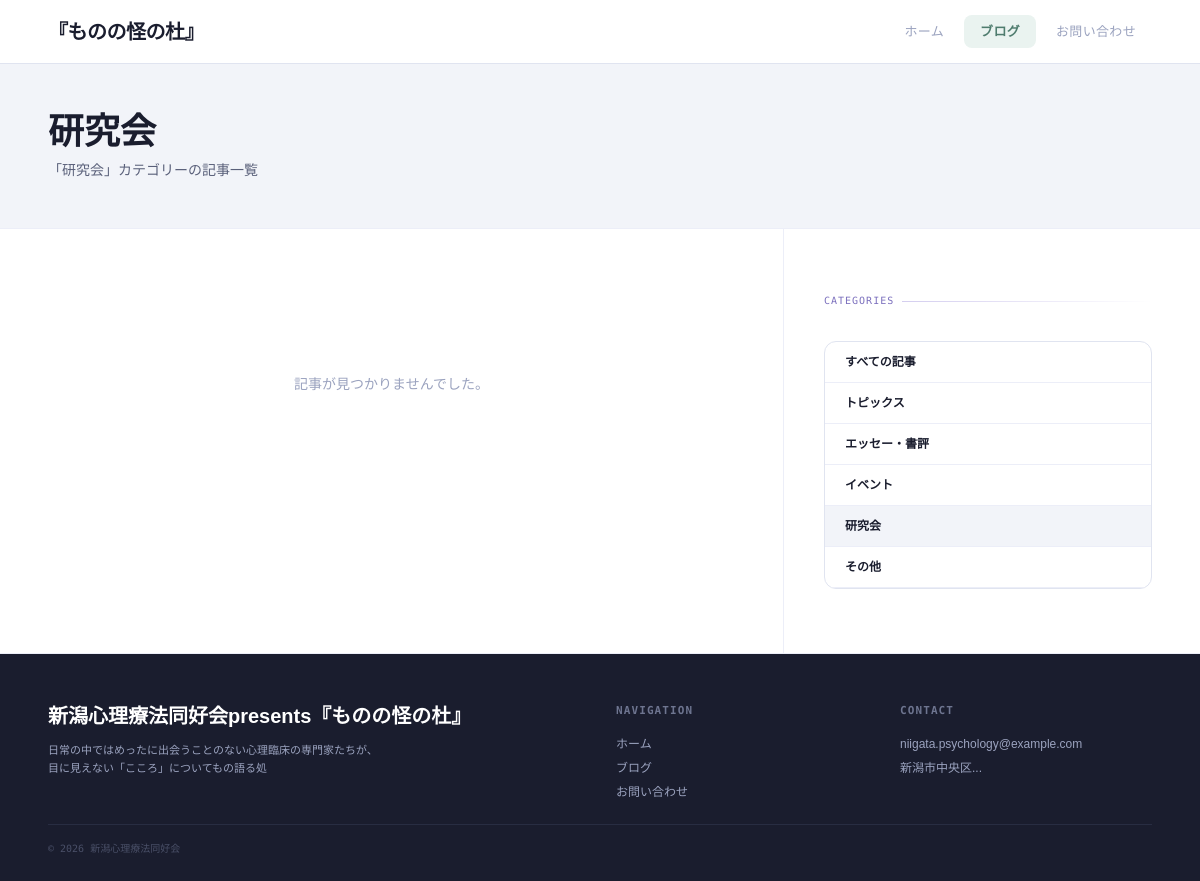
Page /blog?category=study on the committed database.
### app/models.py (models this page shows, shortened)
class Category(db.Model):
    __tablename__ = 'categories'
    id = db.Column(db.Integer, primary_key=True, autoincrement=True)
    name = db.Column(db.Text, nullable=False)
    slug = db.Column(db.Text, nullable=False, unique=True)
    created_at = db.Column(db.DateTime, default=datetime.utcnow)
    posts = db.relationship('Post', backref='category', lazy=True)

### app/blueprints/main/routes.py (the view)
@main_bp.route('/blog')
def blog_list():
    page = request.args.get('page', 1, type=int)
    category_slug = request.args.get('category')
    now_jst = _now_jst()
    query = Post.query.filter(Post.published_at <= now_jst)
    current_category = None
    if category_slug:
        current_category = Category.query.filter_by(slug=category_slug).first()
        if current_category:
            query = query.filter_by(category_id=current_category.id)
    pagination = query.order_by(Post.published_at.desc()).paginate(page=page, per_page=10, error_out=False)
    posts = pagination.items
    categories = Category.query.all()
    return render_template('main/blog_list.html',
                         title='ブログ記事一覧',
                         posts=posts,
                         pagination=pagination,
                         categories=categories,
                         current_category=current_category)

### app/blueprints/main/routes.py (called while the page is built)
def _now_jst():
    if ZoneInfo:
        return datetime.now(ZoneInfo('Asia/Tokyo')).replace(tzinfo=None)
    return datetime.utcnow() + timedelta(hours=9)

### app/blueprints/main/templates/main/blog_list.html (shortened to what this page needs)
{% extends "main/base.html" %}
{% block main_content %}
<div class="bg-custom-surface-2 border-b border-custom-border-light py-8 md:py-12">
    <div class="inner flex flex-col gap-2">
        <h1 class="font-header-sans font-bold text-3xl md:text-4xl text-custom-text-primary">
            {% if current_category %}
            {{ current_category.name }}
            {% else %}
            Blog
            {% endif %}
        </h1>
        <p class="text-sm text-custom-text-secondary">
            {% if current_category %}
            「{{ current_category.name }}」カテゴリーの記事一覧
            {% else %}
            心理療法に関する最新の記事をお届けします。
            {% endif %}
        </p>
    </div>
</div>
<div class="inner grid grid-cols-1 md:grid-cols-3 gap-0 border-b border-custom-border-light">
    <div class="md:col-span-2 py-10 md:py-16 md:pr-12 md:border-r border-custom-border-light flex flex-col gap-10">
        {% if posts %}
        <div class="flex flex-col gap-8">
            {% for post in posts %}
            <article class="flex flex-col md:flex-row gap-6 group">
                <a href="{{ url_for('main.blog_detail', id=post.id) }}"
                    class="w-full md:w-1/3 aspect-video md:aspect-[4/3] rounded-custom border border-custom-border overflow-hidden bg-custom-surface-2 shrink-0">
                    {% if post.eyecatch_img %}
                    <img src="{{ url_for('static', filename='uploads/eyecatch/' + post.eyecatch_img) }}"
                        alt="{{ post.title }}"
                        class="w-full h-full object-cover transition-transform duration-500 group-hover:scale-105">
                    {% else %}
                    <div
                        class="w-full h-full flex items-center justify-center bg-custom-wireframe-img text-custom-text-muted">
                        No Image</div>
                    {% endif %}
                </a>
                <div class="flex flex-col gap-2 flex-1">
                    <div class="flex items-center gap-3 text-xs">
                        <span class="ph-tag">{{ post.category.name if post.category else '未分類' }}</span>
                        <span class="text-custom-text-muted font-mono-dm">{{ post.published_at.strftime('%Y.%m.%d')
                            }}</span>
                    </div>
                    <h2
                        class="font-header-sans font-bold text-xl text-custom-text-primary leading-tight group-hover:text-custom-accent transition-colors">
                        <a href="{{ url_for('main.blog_detail', id=post.id) }}">{{ post.title }}</a>
                    </h2>
                    <p class="text-sm text-custom-text-secondary line-clamp-2 md:line-clamp-3 leading-relaxed">
                        {{ post.content | striptags | truncate(120) }}
                    </p>
                    <div class="mt-auto pt-2 flex items-center justify-between">
                        <div class="flex items-center gap-3 text-xs">
                            <span class="font-bold text-custom-text-primary">{{ post.author.display_name_or_name }}</span>
                            <span class="text-custom-text-muted font-mono-dm flex items-center gap-1">
                                <img src="{{ url_for('static', filename='img/icon_comment.svg') }}" alt="" class="w-3.5 h-3.5 opacity-70" aria-hidden="true">{{ post.comments|length }}
                            </span>
                        </div>
                    </div>
                </div>
            </article>
            {% endfor %}
        </div>
        {% if pagination.pages > 1 %}
        <div class="flex justify-center mt-8 gap-2">
            {% if pagination.has_prev %}
            <a href="{{ url_for('main.blog_list', page=pagination.prev_num, category=current_category.slug if current_category else None) }}"
                class="w-10 h-10 rounded-lg border border-custom-border flex items-center justify-center hover:bg-custom-surface-2 transition-colors text-custom-text-secondary">←</a>
            {% endif %}
            {% for page_num in pagination.iter_pages(left_edge=1, right_edge=1, left_current=2, right_current=2) %}
            {% if page_num %}
            {% if page_num == pagination.page %}
            <span class="w-10 h-10 rounded-lg bg-custom-accent text-white font-bold flex items-center justify-center">{{
                page_num }}</span>
            {% else %}
            <a href="{{ url_for('main.blog_list', page=page_num, category=current_category.slug if current_category else None) }}"
                class="w-10 h-10 rounded-lg border border-custom-border flex items-center justify-center hover:bg-custom-surface-2 transition-colors text-custom-text-secondary">{{
                page_num }}</a>
            {% endif %}
            {% else %}
            <span class="w-10 h-10 flex items-center justify-center text-custom-text-muted">...</span>
            {% endif %}
            {% endfor %}
            {% if pagination.has_next %}
            <a href="{{ url_for('main.blog_list', page=pagination.next_num, category=current_category.slug if current_category else None) }}"
                class="w-10 h-10 rounded-lg border border-custom-border flex items-center justify-center hover:bg-custom-surface-2 transition-colors text-custom-text-secondary">→</a>
            {% endif %}
        </div>
        {% endif %}
        {% else %}
        <div class="py-20 text-center text-custom-text-muted">
            <p>記事が見つかりませんでした。</p>
        </div>
        {% endif %}
    </div>
    <aside class="py-10 md:py-16 md:pl-10 flex flex-col gap-10">
        <div class="flex flex-col gap-6">
            <div class="section-label">CATEGORIES</div>
            <div class="flex flex-col border border-custom-border rounded-custom overflow-hidden bg-white">
                <a href="{{ url_for('main.blog_list') }}"
                    class="px-5 py-3 text-xs font-bold text-custom-text-primary border-b border-custom-border-light flex items-center justify-between hover:bg-custom-surface-2 transition-colors {% if not current_category %}bg-custom-surface-2{% endif %}">
                    <span>すべての記事</span>
                </a>
                {% for category in categories %}
                <a href="{{ url_for('main.blog_list', category=category.slug) }}"
                    class="px-5 py-3 text-xs font-bold text-custom-text-primary border-b border-custom-border-light flex items-center justify-between hover:bg-custom-surface-2 transition-colors {% if current_category and current_category.id == category.id %}bg-custom-surface-2{% endif %}">
                    <span>{{ category.name }}</span>
                </a>
                {% endfor %}
            </div>
        </div>
    </aside>
</div>
{% endblock %}

### rows in the picture
Category: name "研究会"
Category: name "トピックス"
Category: name "エッセー・書評"
Category: name "イベント"
Category: name "その他"
